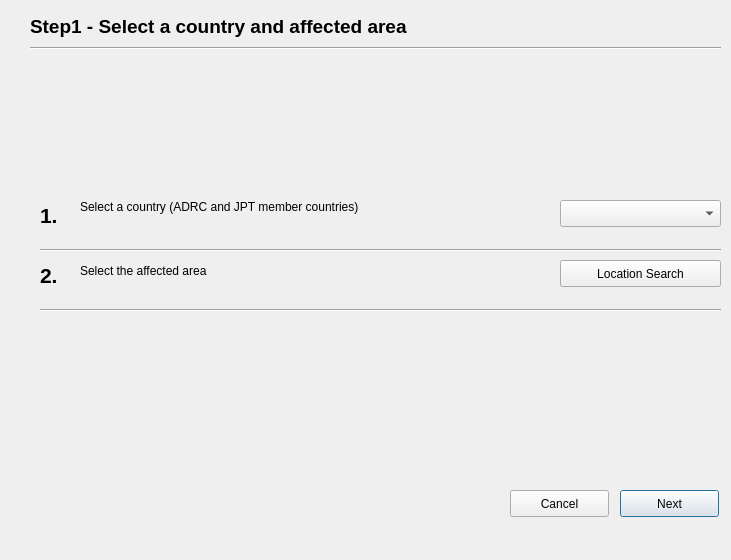
<?xml version="1.0" encoding="UTF-8"?>
<ui version="4.0">
 <class>WizardQuickmap0Base</class>
 <widget class="QDialog" name="WizardQuickmap0Base">
  <property name="geometry">
   <rect>
    <x>0</x>
    <y>0</y>
    <width>731</width>
    <height>560</height>
   </rect>
  </property>
  <property name="windowTitle">
   <string>Rapid Map Step 1 Wizard</string>
  </property>
  <widget class="QLabel" name="label">
   <property name="geometry">
    <rect>
     <x>80</x>
     <y>200</y>
     <width>461</width>
     <height>41</height>
    </rect>
   </property>
   <property name="text">
    <string>&lt;html&gt;&lt;head/&gt;&lt;body&gt;&lt;p&gt;Select a country (ADRC and JPT member countries)&lt;/p&gt;&lt;/body&gt;&lt;/html&gt;</string>
   </property>
   <property name="alignment">
    <set>Qt::AlignLeading|Qt::AlignLeft|Qt::AlignTop</set>
   </property>
   <property name="wordWrap">
    <bool>true</bool>
   </property>
  </widget>
  <widget class="QPushButton" name="next_btn">
   <property name="geometry">
    <rect>
     <x>620</x>
     <y>490</y>
     <width>99</width>
     <height>27</height>
    </rect>
   </property>
   <property name="text">
    <string>Next</string>
   </property>
  </widget>
  <widget class="QLabel" name="label_2">
   <property name="geometry">
    <rect>
     <x>30</x>
     <y>16</y>
     <width>691</width>
     <height>21</height>
    </rect>
   </property>
   <property name="font">
    <font>
     <pointsize>14</pointsize>
     <weight>75</weight>
     <bold>true</bold>
    </font>
   </property>
   <property name="text">
    <string>Step1 - Select a country and affected area</string>
   </property>
  </widget>
  <widget class="Line" name="line">
   <property name="geometry">
    <rect>
     <x>30</x>
     <y>40</y>
     <width>691</width>
     <height>16</height>
    </rect>
   </property>
   <property name="orientation">
    <enum>Qt::Horizontal</enum>
   </property>
  </widget>
  <widget class="QLabel" name="label_3">
   <property name="geometry">
    <rect>
     <x>40</x>
     <y>200</y>
     <width>21</width>
     <height>31</height>
    </rect>
   </property>
   <property name="font">
    <font>
     <pointsize>16</pointsize>
     <weight>75</weight>
     <bold>true</bold>
    </font>
   </property>
   <property name="text">
    <string>&lt;html&gt;&lt;head/&gt;&lt;body&gt;&lt;p&gt;1.&lt;/p&gt;&lt;/body&gt;&lt;/html&gt;</string>
   </property>
  </widget>
  <widget class="Line" name="line_2">
   <property name="geometry">
    <rect>
     <x>40</x>
     <y>240</y>
     <width>681</width>
     <height>20</height>
    </rect>
   </property>
   <property name="orientation">
    <enum>Qt::Horizontal</enum>
   </property>
  </widget>
  <widget class="Line" name="line_3">
   <property name="geometry">
    <rect>
     <x>40</x>
     <y>300</y>
     <width>681</width>
     <height>20</height>
    </rect>
   </property>
   <property name="orientation">
    <enum>Qt::Horizontal</enum>
   </property>
  </widget>
  <widget class="QLabel" name="label_4">
   <property name="geometry">
    <rect>
     <x>40</x>
     <y>260</y>
     <width>21</width>
     <height>31</height>
    </rect>
   </property>
   <property name="font">
    <font>
     <pointsize>16</pointsize>
     <weight>75</weight>
     <bold>true</bold>
    </font>
   </property>
   <property name="text">
    <string>&lt;html&gt;&lt;head/&gt;&lt;body&gt;&lt;p&gt;2.&lt;/p&gt;&lt;/body&gt;&lt;/html&gt;</string>
   </property>
  </widget>
  <widget class="QLabel" name="label_5">
   <property name="geometry">
    <rect>
     <x>80</x>
     <y>264</y>
     <width>291</width>
     <height>41</height>
    </rect>
   </property>
   <property name="text">
    <string>&lt;html&gt;&lt;head/&gt;&lt;body&gt;&lt;p&gt;Select the affected area&lt;/p&gt;&lt;/body&gt;&lt;/html&gt;</string>
   </property>
   <property name="alignment">
    <set>Qt::AlignLeading|Qt::AlignLeft|Qt::AlignTop</set>
   </property>
   <property name="wordWrap">
    <bool>true</bool>
   </property>
  </widget>
  <widget class="QComboBox" name="country_comboBox">
   <property name="geometry">
    <rect>
     <x>560</x>
     <y>200</y>
     <width>161</width>
     <height>27</height>
    </rect>
   </property>
   <property name="layoutDirection">
    <enum>Qt::LeftToRight</enum>
   </property>
  </widget>
  <widget class="QComboBox" name="disaster_type_comboBox">
   <property name="geometry">
    <rect>
     <x>560</x>
     <y>260</y>
     <width>161</width>
     <height>27</height>
    </rect>
   </property>
  </widget>
  <widget class="QPushButton" name="location_search_btn">
   <property name="geometry">
    <rect>
     <x>560</x>
     <y>260</y>
     <width>161</width>
     <height>27</height>
    </rect>
   </property>
   <property name="text">
    <string>Location Search</string>
   </property>
  </widget>
  <widget class="QPushButton" name="cancel_btn">
   <property name="geometry">
    <rect>
     <x>510</x>
     <y>490</y>
     <width>99</width>
     <height>27</height>
    </rect>
   </property>
   <property name="text">
    <string>Cancel</string>
   </property>
  </widget>
  <zorder>label</zorder>
  <zorder>next_btn</zorder>
  <zorder>label_2</zorder>
  <zorder>line</zorder>
  <zorder>label_3</zorder>
  <zorder>line_2</zorder>
  <zorder>line_3</zorder>
  <zorder>label_4</zorder>
  <zorder>label_5</zorder>
  <zorder>disaster_type_comboBox</zorder>
  <zorder>location_search_btn</zorder>
  <zorder>country_comboBox</zorder>
  <zorder>cancel_btn</zorder>
 </widget>
 <resources/>
 <connections/>
</ui>
